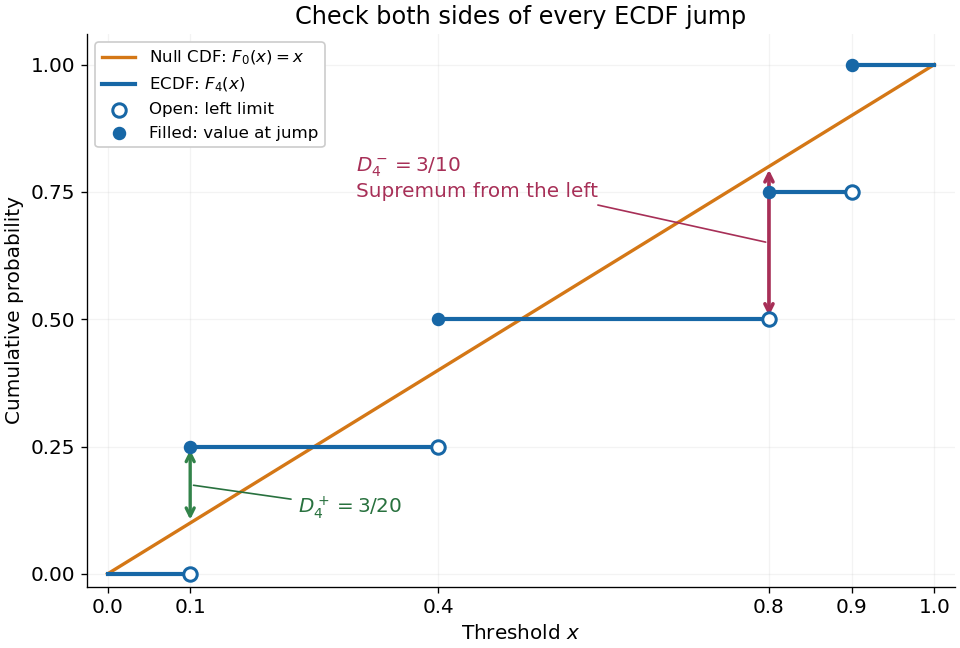

Here is the Python script that generated this plot:
"""Exact four-point ECDF illustration; Python 3.14, matplotlib 3.10.7, numpy 2.3.5.

Run from _media; write the matching PNG basename to the current directory.
The points are stipulated rational values, not experimental observations.
"""

from fractions import Fraction
from pathlib import Path

import matplotlib.pyplot as plt
import numpy as np


def main():
    exact = [Fraction(1, 10), Fraction(2, 5), Fraction(4, 5), Fraction(9, 10)]
    plus = [Fraction(i, 4) - v for i, v in enumerate(exact, 1)]
    minus = [v - Fraction(i - 1, 4) for i, v in enumerate(exact, 1)]
    assert max(plus) == Fraction(3, 20)
    assert max(minus) == Fraction(3, 10)
    x = np.array([float(v) for v in exact])
    plt.rcParams.update({"font.size": 12, "axes.spines.top": False,
                         "axes.spines.right": False, "figure.facecolor": "white"})
    fig, ax = plt.subplots(figsize=(8, 5.4), layout="constrained")
    ax.plot([0, 1], [0, 1], color="#d47716", lw=2, label=r"Null CDF: $F_0(x)=x$")
    edges = np.r_[0, x, 1]
    for i in range(5):
        ax.plot(edges[i:i + 2], [i / 4] * 2, color="#1767a6", lw=2.5,
                label=r"ECDF: $F_4(x)$" if i == 0 else None)
    ax.scatter(x, np.arange(4) / 4, s=65, facecolors="white",
               edgecolors="#1767a6", linewidths=1.8, zorder=5,
               label="Open: left limit")
    ax.scatter(x, np.arange(1, 5) / 4, s=50, color="#1767a6", zorder=6,
               label="Filled: value at jump")
    ax.annotate("", xy=(0.1, 0.25), xytext=(0.1, 0.1),
                arrowprops={"arrowstyle": "<->", "color": "#32834a", "lw": 2})
    ax.annotate(r"$D_4^+=3/20$", xy=(0.1, 0.175), xytext=(0.23, 0.12),
                color="#28713e", arrowprops={"arrowstyle": "-", "color": "#28713e"})
    ax.annotate("", xy=(0.8, 0.8), xytext=(0.8, 0.5),
                arrowprops={"arrowstyle": "<->", "color": "#a72f57", "lw": 2.2})
    ax.annotate(r"$D_4^-=3/10$" + "\nSupremum from the left", xy=(0.8, 0.65),
                xytext=(0.30, 0.74), color="#a72f57",
                arrowprops={"arrowstyle": "-", "color": "#a72f57"})
    ax.set(xlim=(-0.025, 1.025), ylim=(-0.025, 1.06), xlabel=r"Threshold $x$",
           ylabel="Cumulative probability", title="Check both sides of every ECDF jump")
    ax.set_xticks([0, 0.1, 0.4, 0.8, 0.9, 1])
    ax.set_yticks(np.arange(5) / 4)
    ax.grid(alpha=0.15)
    ax.legend(loc="upper left", framealpha=1, fontsize=10)
    fig.savefig(Path.cwd() / (Path(__file__).stem + ".png"), dpi=120,
                facecolor="white", transparent=False)
    plt.close(fig)


if __name__ == "__main__":
    main()
